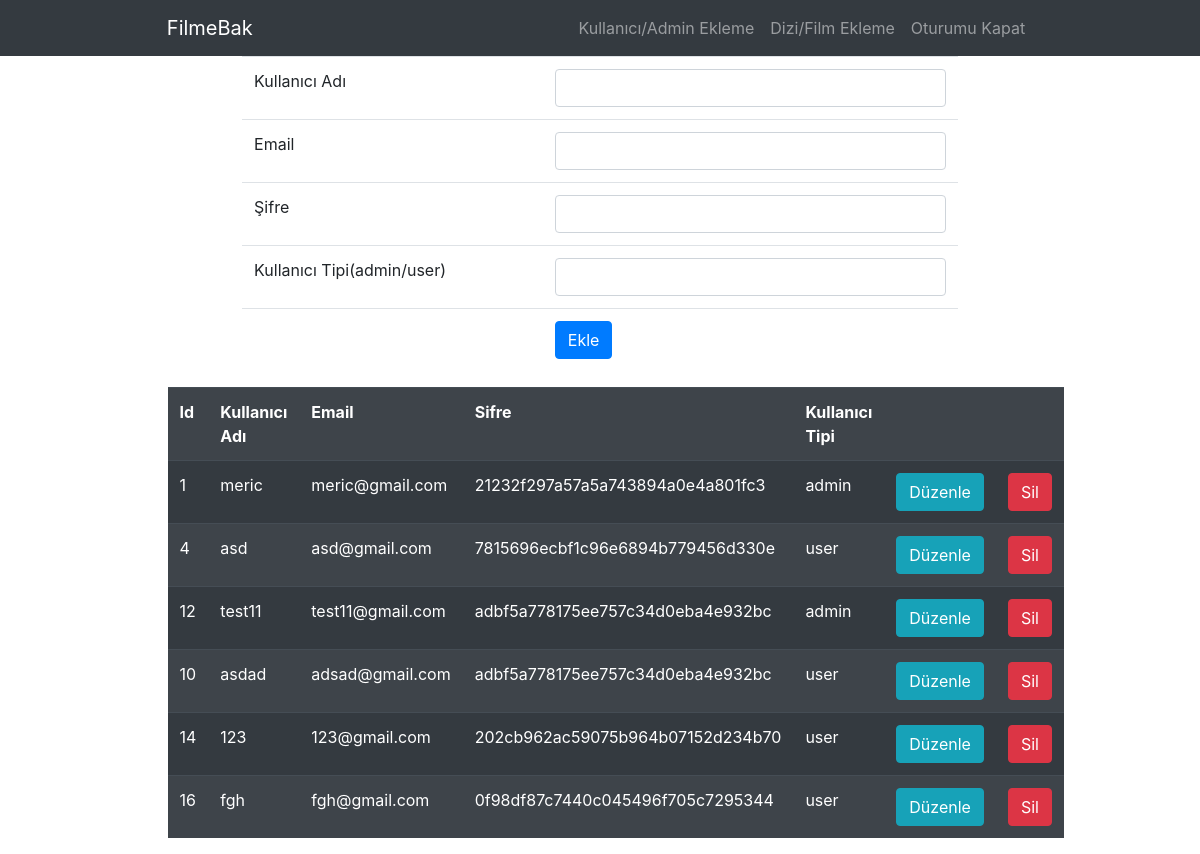
The page /admin/ekle.php on the database its author committed.
### tables this page shows
CREATE TABLE IF NOT EXISTS `user_form` (
  `id` int(255) NOT NULL AUTO_INCREMENT,
  `name` varchar(255) NOT NULL,
  `email` varchar(255) NOT NULL,
  `password` varchar(255) NOT NULL,
  `user_type` varchar(255) NOT NULL DEFAULT 'user',
  PRIMARY KEY (`id`)
);

### admin/ekle.php (the view, shortened to what this page needs)
<?php
include('../db.php');
?>
<!doctype html>
<html>
<head>
    <link rel="stylesheet" href="https://cdn.jsdelivr.net/npm/bootstrap@4.6.1/dist/css/bootstrap.min.css">
</head>
<body>
    <?php include '../admin/header.php' ?>
    <div class="container">
        <div class="row mx-auto  ">
            <div class="col-sm-10 mx-auto ">
                <div class="col-sm-10 mx-auto  ">
                    <form action="" method="post" >
                        <table class="table  ">
                            <tr>
                                <td>Kullanıcı Adı</td>
                                <td><input type="text" name="name" class="form-control"></td>
                            </tr>
                            <tr>
                                <td>Email</td>
                                <td><input type="text" name="email" class="form-control"></td>
                            </tr>
                            <tr>
                                <td>Şifre</td>
                                <td><input type="password" name="password" class="form-control"></td>
                            </tr>
                            <tr>
                                <td>Kullanıcı Tipi(admin/user)</td>
                                <td><input type="text" name="user_type" class="form-control"></td>
                            </tr>
                            <tr>
                                <td></td>
                                <td><input class="btn btn-primary" type="submit" value="Ekle"></td>
                            </tr>
                        </table>
                    </form>
                </div>
                <div class="col-md-7">
                    <table class="table table-striped table-dark">
                        <tr>
                            <th>Id</th>
                            <th>Kullanıcı Adı</th>
                            <th>Email</th>
                            <th>Sifre</th>
                            <th>Kullanıcı Tipi</th>
                            <th></th>
                            <th></th>
                        </tr>
                        <?php
                        $sorgu = $conn->query("SELECT * FROM user_form");
                        while ($sonuc = $sorgu->fetch_assoc()) {
                            $id = $sonuc['id'];
                            $name = $sonuc['name'];
                            $email = $sonuc['email'];
                            $password = $sonuc['password'];
                            $user_type = $sonuc['user_type'];
                        ?>
                            <tr>
                                <td><?php echo $id;
                                    ?></td>
                                <td><?php echo $name; ?></td>
                                <td><?php echo $email; ?></td>
                                <td><?php echo $password; ?></td>
                                <td><?php echo $user_type; ?></td>
                                <td><a href="../admin/duzenle.php?id=<?php echo $id; ?>" class="btn btn-info">Düzenle</a></td>
                                <td><a href="../admin/sil.php?id=<?php echo $id; ?>" class="btn btn-danger">Sil</a></td>
                            </tr>
                        <?php
                        }
                        ?>
                    </table>
                </div>
            </div>
        </div>
    </div>
</body>
</html>

### rows shown on the page
user_form: id "1", name "meric", email "meric@gmail.com", password "21232f297a57a5a743894a0e4a801fc3", user_type "admin"
user_form: id "4", name "asd", email "asd@gmail.com", password "7815696ecbf1c96e6894b779456d330e", user_type "user"
user_form: id "12", name "test11", email "test11@gmail.com", password "adbf5a778175ee757c34d0eba4e932bc", user_type "admin"
user_form: id "10", name "asdad", email "adsad@gmail.com", password "adbf5a778175ee757c34d0eba4e932bc", user_type "user"
user_form: id "14", name "123", email "123@gmail.com", password "202cb962ac59075b964b07152d234b70", user_type "user"
user_form: id "16", name "fgh", email "fgh@gmail.com", password "0f98df87c7440c045496f705c7295344", user_type "user"
